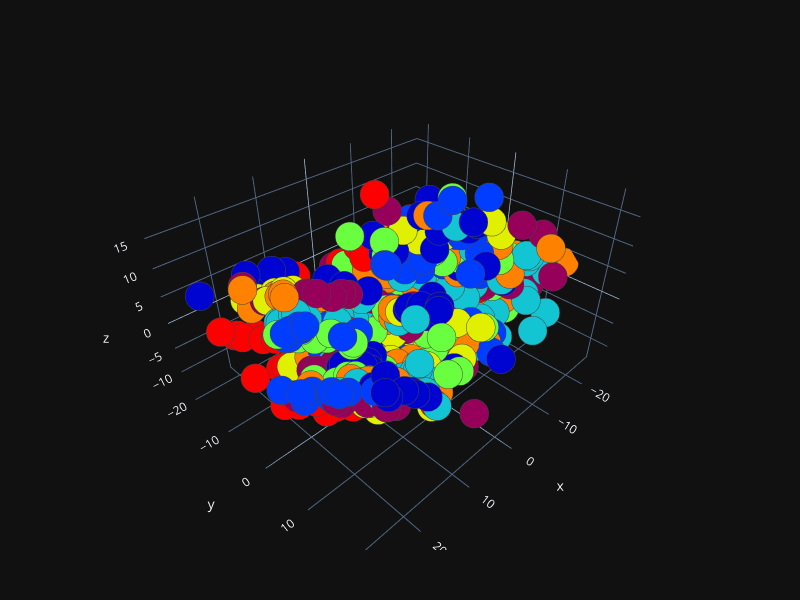

Source (notebook cell):
### Code cell
plot_3d(principalComponents[:, 0],
        principalComponents[:, 1],
        principalComponents[:, 2],
        path = os.path.join(explanatory_fMRI_dir, 'pca_3d.png'),
        y = categories[subject_id])

### Figure 1 — Plotly figure (JSON) as saved in the notebook; plotly's stock layout.template omitted (floating-point values rounded to 4 significant figures; data arrays with more than 128 entries replaced by an {"elided": "..."} marker saying what was removed)
{"data": [{"marker": {"color": {"elided": "864 int values"}, "colorscale": [[0, "rgb(150,0,90)"], [0.125, "rgb(0,0,200)"], [0.25, "rgb(0,25,255)"], [0.375, "rgb(0,152,255)"], [0.5, "rgb(44,255,150)"], [0.625, "rgb(151,255,0)"], [0.75, "rgb(255,234,0)"], [0.875, "rgb(255,111,0)"], [1, "rgb(255,0,0)"]], "line": {"width": 1}, "opacity": 1, "size": 10}, "mode": "markers", "type": "scatter3d", "x": {"elided": "864 float values"}, "y": {"elided": "864 float values"}, "z": {"elided": "864 float values"}}], "layout": {"autosize": true, "height": 600, "margin": {"b": 50, "l": 50, "r": 50, "t": 50}, "width": 800}}
